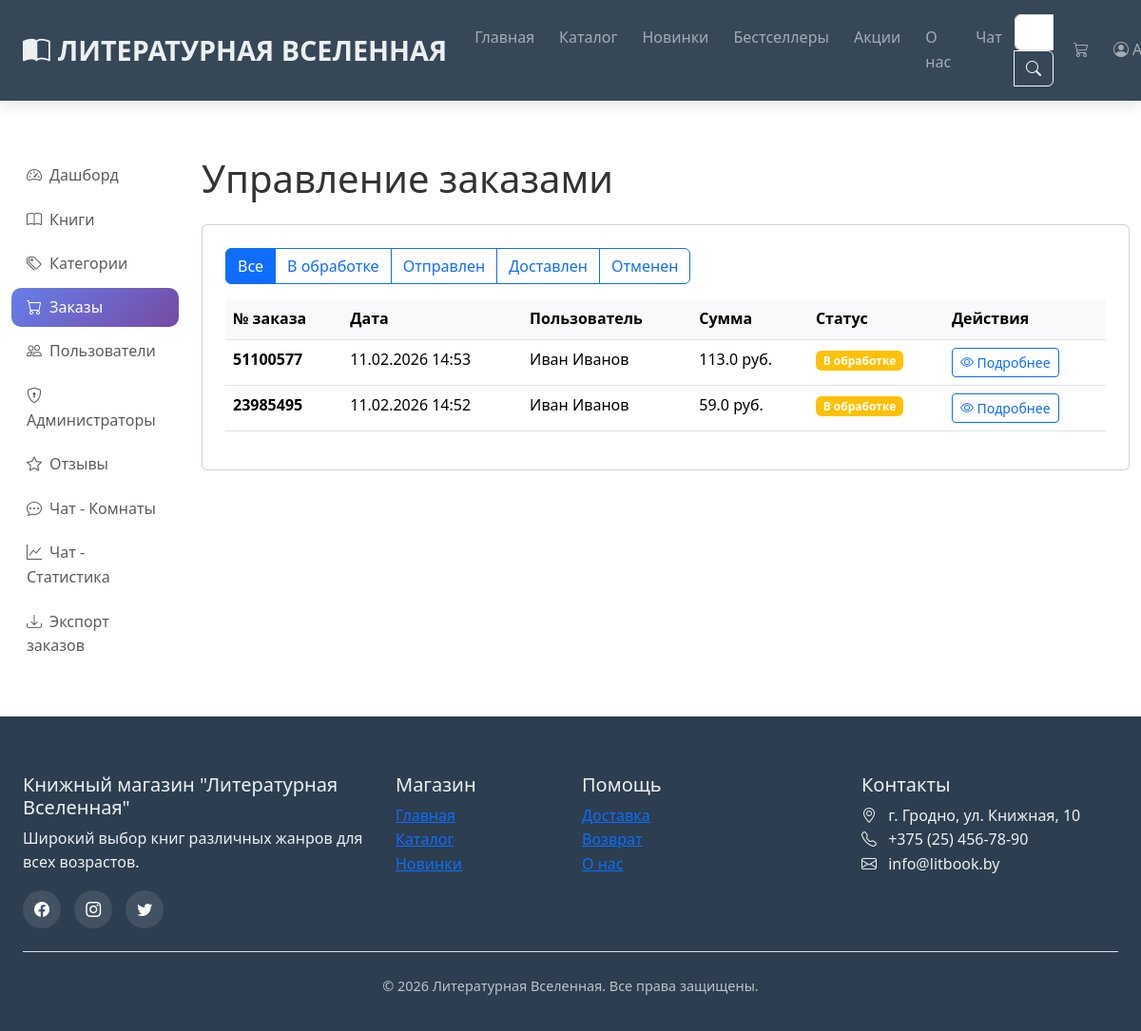
Before: /admin/orders (signed in) with the older database file.
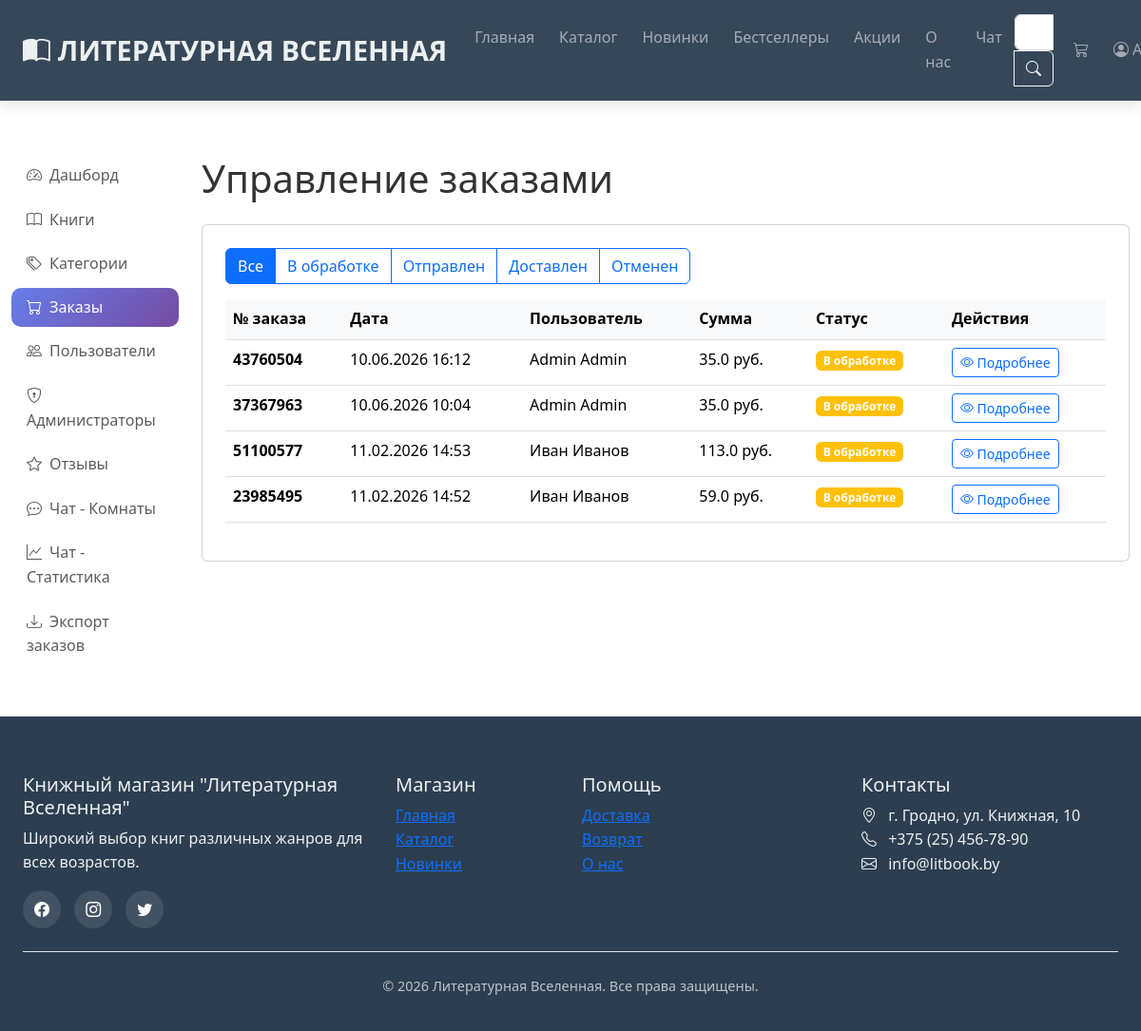
After: the same page with the newer database file.
### models.py (models this page shows, shortened)
class Order(db.Model):
    __tablename__ = 'orders'
    id = db.Column(db.Integer, primary_key=True)
    order_number = db.Column(db.String(20), unique=True, nullable=False)
    status = db.Column(db.String(20), default='processing')  # processing, shipped, delivered, cancelled
    total = db.Column(db.Float, nullable=False)
    discount = db.Column(db.Float, default=0)
    shipping = db.Column(db.Float, default=0)
    created_at = db.Column(db.DateTime, default=datetime.now)
    user_id = db.Column(db.Integer, db.ForeignKey('users.id'), nullable=False)
    items = db.relationship('OrderItem', backref='order', lazy=True)

class User(db.Model):
    __tablename__ = 'users'
    id = db.Column(db.Integer, primary_key=True)
    first_name = db.Column(db.String(50), nullable=False)
    last_name = db.Column(db.String(50), nullable=False)
    email = db.Column(db.String(120), unique=True, nullable=False)
    password_hash = db.Column(db.String(128))
    phone = db.Column(db.String(20))
    is_admin = db.Column(db.Boolean, default=False)  # Добавленное поле
    created_at = db.Column(db.DateTime, default=datetime.now)
    orders = db.relationship('Order', backref='user', lazy=True)
    wishlist = db.relationship('Wishlist', backref='user', lazy=True)

### admin.py (the view)
@admin_bp.route('/orders')
@admin_required
def orders():
    page = request.args.get('page', 1, type=int)
    per_page = 20
    status = request.args.get('status', '')
    query = Order.query
    if status:
        query = query.filter_by(status=status)
    pagination = query.order_by(Order.created_at.desc()).paginate(page=page, per_page=per_page, error_out=False)
    orders = pagination.items
    statuses = ['processing', 'shipped', 'delivered', 'cancelled']
    return render_template('admin/orders.html',
                         orders=orders,
                         pagination=pagination,
                         statuses=statuses,
                         current_status=status)

### admin.py (called while the page is built)
def admin_required(f):
    @wraps(f)
    def decorated_function(*args, **kwargs):
        if 'user_id' not in session:
            flash('Пожалуйста, войдите в систему', 'warning')
            return redirect(url_for('login'))
        user = User.query.get(session['user_id'])
        if not user or not user.is_admin:
            flash('Доступ запрещен. Требуются права администратора.', 'danger')
            return redirect(url_for('index'))
        return f(*args, **kwargs)
    return decorated_function

### app.py (called while the page is built)
@app.context_processor
def inject_data():
    categories = Category.query.all()
    cart_count = 0
    if 'cart' in session:
        cart_count = sum(item['quantity'] for item in session['cart'].values())
    return dict(
        categories=categories,
        cart_count=cart_count,
        current_year=datetime.now().year
    )

### templates/admin/orders.html (shortened to what this page needs)
{% extends "base.html" %}
{% block content %}
<div style="height: 70px;"></div>
<div class="container-fluid py-4">
    <div class="row">
        <div class="col-md-3 col-lg-2 mb-4">
            {% include "admin/sidebar.html" %}
        </div>
        <div class="col-md-9 col-lg-10">
            <h1 class="mb-4">Управление заказами</h1>
            <div class="card">
                <div class="card-body">
                    <div class="mb-3">
                        <div class="btn-group">
                            <a href="{{ url_for('admin.orders') }}" class="btn btn-outline-primary {% if not current_status %}active{% endif %}">
                                Все
                            </a>
                            {% for status in statuses %}
                                <a href="{{ url_for('admin.orders', status=status) }}" class="btn btn-outline-primary {% if current_status == status %}active{% endif %}">
                                    {% if status == 'processing' %}В обработке
                                    {% elif status == 'shipped' %}Отправлен
                                    {% elif status == 'delivered' %}Доставлен
                                    {% else %}Отменен{% endif %}
                                </a>
                            {% endfor %}
                        </div>
                    </div>
                    <div class="table-responsive">
                        <table class="table table-hover">
                            <thead>
                                <tr>
                                    <th>№ заказа</th>
                                    <th>Дата</th>
                                    <th>Пользователь</th>
                                    <th>Сумма</th>
                                    <th>Статус</th>
                                    <th>Действия</th>
                                </tr>
                            </thead>
                            <tbody>
                                {% for order in orders %}
                                <tr>
                                    <td><strong>{{ order.order_number }}</strong></td>
                                    <td>{{ order.created_at.strftime('%d.%m.%Y %H:%M') }}</td>
                                    <td>{{ order.user.first_name }} {{ order.user.last_name }}</td>
                                    <td>{{ order.total }} руб.</td>
                                    <td>
                                        {% if order.status == 'processing' %}
                                            <span class="badge bg-warning">В обработке</span>
                                        {% elif order.status == 'shipped' %}
                                            <span class="badge bg-info">Отправлен</span>
                                        {% elif order.status == 'delivered' %}
                                            <span class="badge bg-success">Доставлен</span>
                                        {% else %}
                                            <span class="badge bg-danger">Отменен</span>
                                        {% endif %}
                                    </td>
                                    <td>
                                        <a href="{{ url_for('admin.order_detail', order_id=order.id) }}" class="btn btn-sm btn-outline-primary">
                                            <i class="bi bi-eye"></i> Подробнее
                                        </a>
                                    </td>
                                </tr>
                                {% endfor %}
                            </tbody>
                        </table>
                    </div>
                </div>
            </div>
        </div>
    </div>
</div>
{% endblock %}

Changed rows visible on the page:
added Order: order_number "43760504", created_at "10.06.2026 16:12", user.first_name "Admin", user.last_name "Admin", total "35.0", status "В обработке"
added Order: order_number "37367963", created_at "10.06.2026 10:04", user.first_name "Admin", user.last_name "Admin", total "35.0", status "В обработке"
